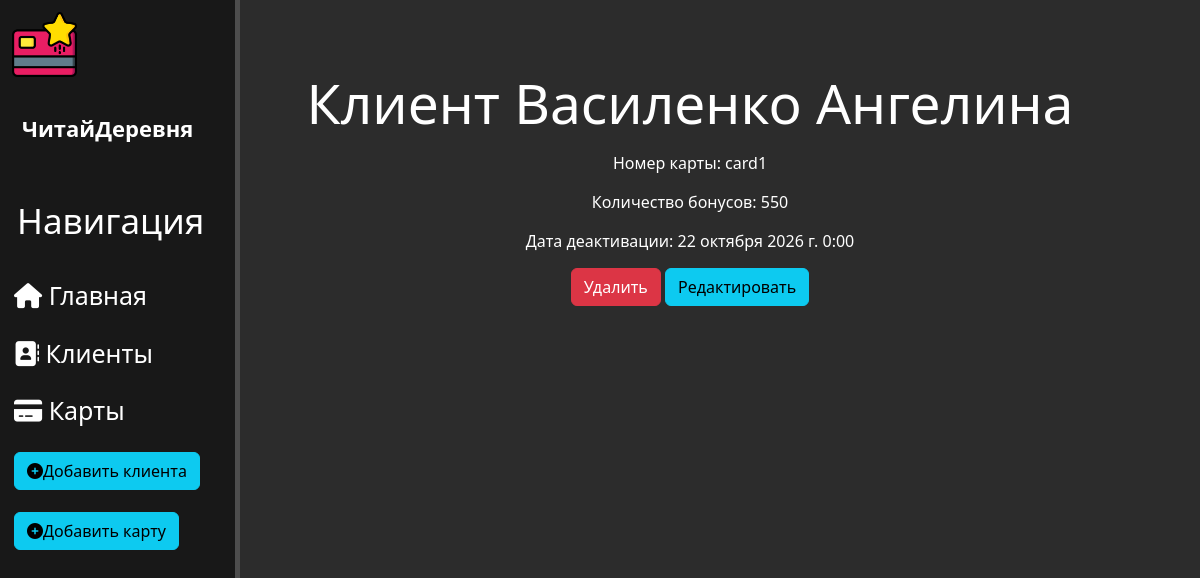
Screenshot of /bonus/1 with the database file from the repository.
### bonus/models.py (models this page shows, shortened)
class BonusCard(models.Model):
    owner = models.OneToOneField(Client, on_delete=models.CASCADE, related_name='bonus_cards')
    card_number = models.CharField('Номер карты', max_length=30, unique=True)
    bonus = models.PositiveIntegerField('Количество бонусов')
    expiration_date = models.DateField('Действительна до')
    class Meta:
        verbose_name = 'Бонусная карта'
        verbose_name_plural = 'Бонусные карты'

class Client(models.Model):
    client_id = models.CharField(max_length=150, unique=True)
    name = models.CharField('Имя', max_length=150)
    surname = models.CharField('Фамилия', max_length=150)
    number = models.CharField('Телефон', max_length=150)
    birth = models.DateField('Дата рождения')
    email = models.CharField('email', max_length=150)
    def __str__(self):
        return f'Клиент {self.surname} {self.name}'
    class Meta:
        verbose_name = 'Клиент'
        verbose_name_plural = 'Клиенты'

### bonus/views.py (the view)
class CardDetailView(DetailView):
    model = BonusCard
    template_name = 'bonus/details_view_card.html'
    context_object_name = 'card'

### bonus/templates/bonus/details_view_card.html (shortened to what this page needs)
{% extends 'main/layout.html' %}
{% block content %}
    <div class="features">
        <h1>{{ card.owner }}</h1>
        <p>Номер карты: {{ card.card_number }}</p>
        <p>Количество бонусов: {{ card.bonus }}</p>
        <p>Дата деактивации: {{ card.expiration_date }}</p>
        <a href="{% url 'card-delete' card.id %}" class="btn btn-danger">Удалить</a>
        <a href="{% url 'card-update' card.id %}" class="btn btn-info">Редактировать</a>
    </div>
{% endblock %}

### main/static/main/css/main.css (style rules this page uses)
body { background: #2c2c2c; }
main .features { float: left; color: #fff; margin-top: 70px; text-align: center; width: 75%; }
main .features h1 { font-size: 55px; }
main .features p { max-width: 400px; margin: 15px auto; text-align: center; }

### main/templates/main/layout.html (style rules this page uses)
a { text-decoration: none; }

### rows the page displays
BonusCard: owner "Клиент Василенко Ангелина", card_number "card1", bonus "550", expiration_date "22 октября 2026 г. 0:00"
